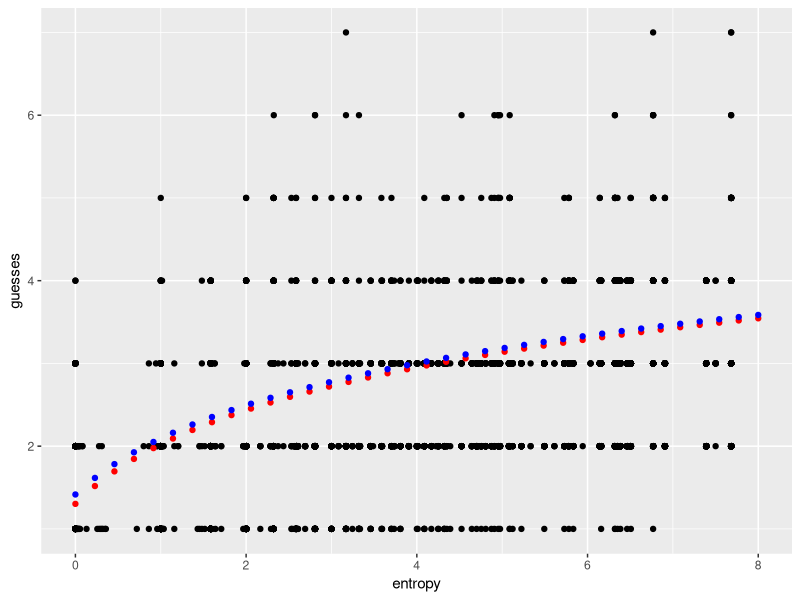

Generate this figure with R:
#!/usr/bin/Rscript

data <- read.table('entropy.dat', col.names = c("entropy", "guesses"))

library(ggplot2)

reg <- lm(exp(guesses) ~ entropy, data = data)

p <- ggplot(data, aes(entropy, guesses)) + geom_point()
xs <- seq(0,8,length=36)
pred <- predict(reg, newdata = data.frame(entropy = xs))
pred <- log(pred)
pred <- data.frame(entropy = xs, guesses = pred)
also <- log(xs * 3.996 + 4.121)
also <- data.frame(entropy = xs, guesses = also)
print(pred)
p <- p + geom_point(data = pred, aes(entropy, guesses), color = "red")
p <- p + geom_point(data = also, aes(entropy, guesses), color = "blue")
ggsave("plot.png", p)
print(reg)
